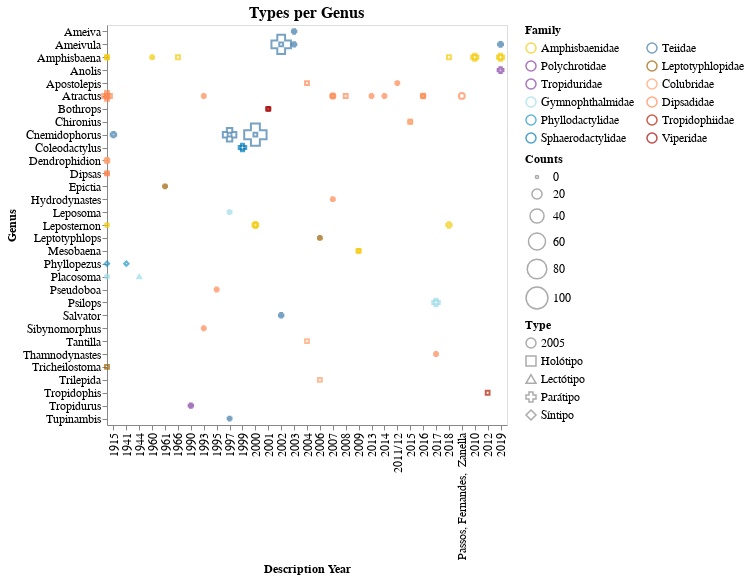

The cell this chart's notebook holds for it:
### Code cell
familias = [f for f in cores_familia.keys() if f in temp['familia'].unique()]
cores_temp = [cores_familia[f] for f in familias]

tipo = alt.Chart(temp, height=400, width= 400, title='Types per Genus').mark_point(filled=False).encode(
    x = alt.X('ano_descricao:O', title='Description Year'),
    y = alt.Y('genero_atual:N', title= 'Genus'),  # AJUSTAR DEPOIS!
#               sort=genus_order),
    color= alt.Color('familia:N', title='Family',
                     legend= alt.Legend(columns=2, symbolLimit=50),
                    scale= alt.Scale(domain=familias, range= cores_temp)), 
    size= alt.Size('counts', title='Counts',scale=alt.Scale(range=[10,500])),
    order= alt.Order('counts', sort='descending'),  # smaller points in front
    shape= alt.Shape('type_status:N', title='Type'), 
#                     scale= alt.Scale(domain=['Holotype', 'Neotype','Paratype'],
#                                      range=['triangle', 'square', 'circle'])),
#     opacity= alt.Opacity('type:N', scale= alt.Scale(domain=['Holotype', 'Neotype','Paratype'],
#                                                      range=[1, 0.5, 1])),
    tooltip= [alt.Tooltip('type_status', title='type'),
              alt.Tooltip('ano_descricao', title='description year'),
              alt.Tooltip('counts', title='counts')]
)

tipo = tipo.configure_title(fontSize=16).configure_axis(
    labelFontSize=12,
    titleFontSize=12
).configure_legend(
    labelFontSize=12,
    titleFontSize=12
)

tipo.save('./graphs/tipo/tipos_por_genero-primeiro_ano.html')

tipo

### Figure 1 — Vega-Lite specification as saved in the notebook (floating-point values rounded to 4 significant figures)
{"config": {"view": {"continuousWidth": 400, "continuousHeight": 300}, "axis": {"labelFontSize": 12, "titleFontSize": 12}, "legend": {"labelFontSize": 12, "titleFontSize": 12}, "title": {"fontSize": 16}}, "data": {"name": "data-7dfd856c1a04df6216cb880b36c9d323"}, "mark": {"type": "point", "filled": false}, "encoding": {"color": {"type": "nominal", "field": "familia", "legend": {"columns": 2, "symbolLimit": 50}, "scale": {"domain": ["Amphisbaenidae", "Polychrotidae", "Tropiduridae", "Gymnophthalmidae", "Phyllodactylidae", "Sphaerodactylidae", "Teiidae", "Leptotyphlopidae", "Colubridae", "Dipsadidae", "Tropidophiidae", "Viperidae"], "range": ["#F2CB07", "#833fa4", "#803da1", "#9cdcea", "#2096ca", "#0079b7", "#3e7baa", "#9e5e00", "#ff9f69", "#ff8851", "#b41b00", "#a40300"]}, "title": "Family"}, "order": {"type": "quantitative", "field": "counts", "sort": "descending"}, "shape": {"type": "nominal", "field": "type_status", "title": "Type"}, "size": {"type": "quantitative", "field": "counts", "scale": {"range": [10, 500]}, "title": "Counts"}, "tooltip": [{"type": "nominal", "field": "type_status", "title": "type"}, {"type": "nominal", "field": "ano_descricao", "title": "description year"}, {"type": "quantitative", "field": "counts", "title": "counts"}], "x": {"type": "ordinal", "field": "ano_descricao", "title": "Description Year"}, "y": {"type": "nominal", "field": "genero_atual", "title": "Genus"}}, "height": 400, "title": "Types per Genus", "width": 400, "$schema": "https://vega.github.io/schema/vega-lite/v4.8.1.json", "datasets": {"data-7dfd856c1a04df6216cb880b36c9d323": [{"type_status": "2005", "ano_descricao": "Passos, Fernandes,  Zanella", "genero_atual": "Atractus", "familia": "Dipsadidae", "counts": 5}, {"type_status": "Holótipo", "ano_descricao": 2010.0, "genero_atual": "Amphisbaena", "familia": "Amphisbaenidae", "counts": 1}, {"type_status": "Holótipo", "ano_descricao": 2012.0, "genero_atual": "Tropidophis", "familia": "Tropidophiidae", "counts": 1}, {"type_status": "Holótipo", "ano_descricao": 2019.0, "genero_atual": "Amphisbaena", "familia": "Amphisbaenidae", "counts": 1}, {"type_status": "Holótipo", "ano_descricao": "1966", "genero_atual": "Amphisbaena", "familia": "Amphisbaenidae", "counts": 1}, {"type_status": "Holótipo", "ano_descricao": "1997", "genero_atual": "Cnemidophorus", "familia": "Teiidae", "counts": 1}, {"type_status": "Holótipo", "ano_descricao": "1999", "genero_atual": "Coleodactylus", "familia": "Sphaerodactylidae", "counts": 1}, {"type_status": "Holótipo", "ano_descricao": "2000", "genero_atual": "Cnemidophorus", "familia": "Teiidae", "counts": 1}, {"type_status": "Holótipo", "ano_descricao": "2000", "genero_atual": "Leposternon", "familia": "Amphisbaenidae", "counts": 1}, {"type_status": "Holótipo", "ano_descricao": "2001", "genero_atual": "Bothrops", "familia": "Viperidae", "counts": 1}, {"type_status": "Holótipo", "ano_descricao": "2002", "genero_atual": "Ameivula", "familia": "Teiidae", "counts": 1}, {"type_status": "Holótipo", "ano_descricao": "2004", "genero_atual": "Apostolepis", "familia": "Dipsadidae", "counts": 1}, {"type_status": "Holótipo", "ano_descricao": "2004", "genero_atual": "Tantilla", "familia": "Colubridae", "counts": 1}, {"type_status": "Holótipo", "ano_descricao": "2006", "genero_atual": "Trilepida", "familia": "Colubridae", "counts": 1}, {"type_status": "Holótipo", "ano_descricao": "2007", "genero_atual": "Atractus", "familia": "Dipsadidae", "counts": 1}, {"type_status": "Holótipo", "ano_descricao": "2008", "genero_atual": "Atractus", "familia": "Dipsadidae", "counts": 1}, {"type_status": "Holótipo", "ano_descricao": "2009", "genero_atual": "Mesobaena", "familia": "Amphisbaenidae", "counts": 1}, {"type_status": "Holótipo", "ano_descricao": "2010", "genero_atual": "Amphisbaena", "familia": "Amphisbaenidae", "counts": 1}, {"type_status": "Holótipo", "ano_descricao": "2010", "genero_atual": "Atractus", "familia": "Dipsadidae", "counts": 2}, {"type_status": "Holótipo", "ano_descricao": "2010", "genero_atual": "Dendrophidion", "familia": "Colubridae", "counts": 1}, {"type_status": "Holótipo", "ano_descricao": "2010", "genero_atual": "Dipsas", "familia": "Dipsadidae", "counts": 1}, {"type_status": "Holótipo", "ano_descricao": "2012", "genero_atual": "Tricheilostoma", "familia": "Leptotyphlopidae", "counts": 1}, {"type_status": "Holótipo", "ano_descricao": "2015", "genero_atual": "Chironius", "familia": "Colubridae", "counts": 1}, {"type_status": "Holótipo", "ano_descricao": "2016", "genero_atual": "Atractus", "familia": "Dipsadidae", "counts": 1}, {"type_status": "Holótipo", "ano_descricao": "2017", "genero_atual": "Psilops", "familia": "Gymnophthalmidae", "counts": 1}, {"type_status": "Holótipo", "ano_descricao": "2018", "genero_atual": "Amphisbaena", "familia": "Amphisbaenidae", "counts": 1}, {"type_status": "Holótipo", "ano_descricao": "2019", "genero_atual": "Atractus", "familia": "Dipsadidae", "counts": 1}, {"type_status": "Lectótipo", "ano_descricao": "1944", "genero_atual": "Placosoma", "familia": "Gymnophthalmidae", "counts": 1}, {"type_status": "Parátipo", "ano_descricao": 2010.0, "genero_atual": "Amphisbaena", "familia": "Amphisbaenidae", "counts": 9}, {"type_status": "Parátipo", "ano_descricao": 2013.0, "genero_atual": "Atractus", "familia": "Dipsadidae", "counts": 1}, {"type_status": "Parátipo", "ano_descricao": 2014.0, "genero_atual": "Atractus", "familia": "Dipsadidae", "counts": 1}, {"type_status": "Parátipo", "ano_descricao": 2016.0, "genero_atual": "Atractus", "familia": "Dipsadidae", "counts": 3}, {"type_status": "Parátipo", "ano_descricao": 2016.0, "genero_atual": "Placosoma", "familia": "Gymnophthalmidae", "counts": 1}, {"type_status": "Parátipo", "ano_descricao": 2019.0, "genero_atual": "Ameivula", "familia": "Teiidae", "counts": 3}, {"type_status": "Parátipo", "ano_descricao": 2019.0, "genero_atual": "Amphisbaena", "familia": "Amphisbaenidae", "counts": 9}, {"type_status": "Parátipo", "ano_descricao": 2019.0, "genero_atual": "Anolis", "familia": "Polychrotidae", "counts": 5}, {"type_status": "Parátipo", "ano_descricao": "1915", "genero_atual": "Cnemidophorus", "familia": "Teiidae", "counts": 4}, {"type_status": "Parátipo", "ano_descricao": "1960", "genero_atual": "Amphisbaena", "familia": "Amphisbaenidae", "counts": 1}, {"type_status": "Parátipo", "ano_descricao": "1961", "genero_atual": "Epictia", "familia": "Leptotyphlopidae", "counts": 1}, {"type_status": "Parátipo", "ano_descricao": "1990", "genero_atual": "Tropidurus", "familia": "Tropiduridae", "counts": 2}, {"type_status": "Parátipo", "ano_descricao": "1993", "genero_atual": "Atractus", "familia": "Dipsadidae", "counts": 1}, {"type_status": "Parátipo", "ano_descricao": "1993", "genero_atual": "Sibynomorphus", "familia": "Dipsadidae", "counts": 1}, {"type_status": "Parátipo", "ano_descricao": "1995", "genero_atual": "Pseudoboa", "familia": "Dipsadidae", "counts": 1}, {"type_status": "Parátipo", "ano_descricao": "1997", "genero_atual": "Cnemidophorus", "familia": "Teiidae", "counts": 37}, {"type_status": "Parátipo", "ano_descricao": "1997", "genero_atual": "Leposoma", "familia": "Gymnophthalmidae", "counts": 1}, {"type_status": "Parátipo", "ano_descricao": "1997", "genero_atual": "Tupinambis", "familia": "Teiidae", "counts": 1}, {"type_status": "Parátipo", "ano_descricao": "1999", "genero_atual": "Coleodactylus", "familia": "Sphaerodactylidae", "counts": 10}, {"type_status": "Parátipo", "ano_descricao": "2000", "genero_atual": "Cnemidophorus", "familia": "Teiidae", "counts": 105}, {"type_status": "Parátipo", "ano_descricao": "2000", "genero_atual": "Leposternon", "familia": "Amphisbaenidae", "counts": 5}, {"type_status": "Parátipo", "ano_descricao": "2001", "genero_atual": "Bothrops", "familia": "Viperidae", "counts": 1}, {"type_status": "Parátipo", "ano_descricao": "2002", "genero_atual": "Ameivula", "familia": "Teiidae", "counts": 79}, {"type_status": "Parátipo", "ano_descricao": "2002", "genero_atual": "Salvator", "familia": "Teiidae", "counts": 2}, {"type_status": "Parátipo", "ano_descricao": "2003", "genero_atual": "Ameiva", "familia": "Teiidae", "counts": 2}, {"type_status": "Parátipo", "ano_descricao": "2003", "genero_atual": "Ameivula", "familia": "Teiidae", "counts": 2}, {"type_status": "Parátipo", "ano_descricao": "2006", "genero_atual": "Leptotyphlops", "familia": "Leptotyphlopidae", "counts": 1}, {"type_status": "Parátipo", "ano_descricao": "2007", "genero_atual": "Atractus", "familia": "Dipsadidae", "counts": 3}, {"type_status": "Parátipo", "ano_descricao": "2007", "genero_atual": "Hydrodynastes", "familia": "Dipsadidae", "counts": 1}, {"type_status": "Parátipo", "ano_descricao": "2009", "genero_atual": "Mesobaena", "familia": "Amphisbaenidae", "counts": 1}, {"type_status": "Parátipo", "ano_descricao": "2010", "genero_atual": "Amphisbaena", "familia": "Amphisbaenidae", "counts": 1}, {"type_status": "Parátipo", "ano_descricao": "2010", "genero_atual": "Atractus", "familia": "Dipsadidae", "counts": 1}, {"type_status": "Parátipo", "ano_descricao": "2010", "genero_atual": "Dendrophidion", "familia": "Colubridae", "counts": 3}, {"type_status": "Parátipo", "ano_descricao": "2010", "genero_atual": "Dipsas", "familia": "Dipsadidae", "counts": 1}, {"type_status": "Parátipo", "ano_descricao": "2010", "genero_atual": "Leposternon", "familia": "Amphisbaenidae", "counts": 1}, {"type_status": "Parátipo", "ano_descricao": "2011/12", "genero_atual": "Apostolepis", "familia": "Dipsadidae", "counts": 1}, {"type_status": "Parátipo", "ano_descricao": "2015", "genero_atual": "Chironius", "familia": "Colubridae", "counts": 1}, {"type_status": "Parátipo", "ano_descricao": "2016", "genero_atual": "Atractus", "familia": "Dipsadidae", "counts": 2}, {"type_status": "Parátipo", "ano_descricao": "2017", "genero_atual": "Psilops", "familia": "Gymnophthalmidae", "counts": 10}, {"type_status": "Parátipo", "ano_descricao": "2017", "genero_atual": "Thamnodynastes", "familia": "Dipsadidae", "counts": 1}, {"type_status": "Parátipo", "ano_descricao": "2018", "genero_atual": "Leposternon", "familia": "Amphisbaenidae", "counts": 4}, {"type_status": "Parátipo", "ano_descricao": "2019", "genero_atual": "Atractus", "familia": "Dipsadidae", "counts": 18}, {"type_status": "Síntipo", "ano_descricao": 1941.0, "genero_atual": "Phyllopezus", "familia": "Phyllodactylidae", "counts": 2}, {"type_status": "Síntipo", "ano_descricao": "1941", "genero_atual": "Phyllopezus", "familia": "Phyllodactylidae", "counts": 2}]}}
